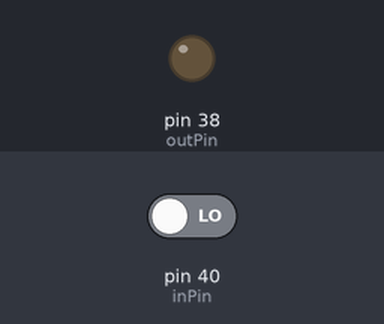
A program run on a simulated Raspberry Pi (header pin numbers). On the bench: output pins drawn as LEDs (lit = HIGH). The inputs (shaded band) are chosen by the test bench; at power-on: pin 40 (inPin) LOW.

Above: at 1.2 s.
1.3 s: pin 40 (inPin) driven HIGH
At 2.0 s:
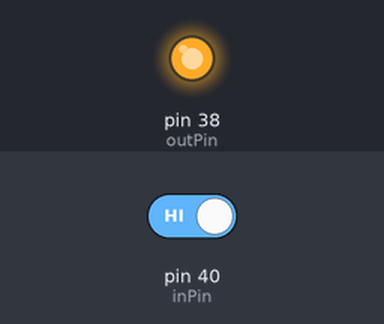
2.8 s: pin 40 (inPin) driven LOW
At 3.1 s:
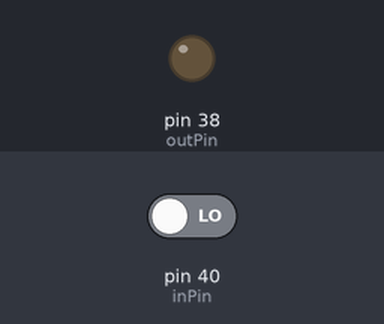
Timing chart, 0 to 5.8 s (numbered marks = the images above; inputs shaded):
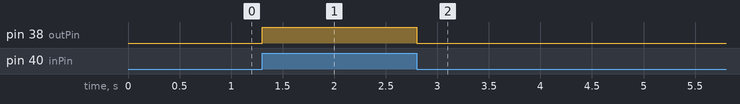

The program:

buttonLED.py
```python
from time import sleep
import RPi.GPIO as GPIO

delay=1
inPin=40
outPin=38
GPIO.setmode(GPIO.BOARD)
GPIO.setup(inPin,GPIO.IN)
GPIO.setup(outPin,GPIO.OUT)
try:
    while True:
         readVal=GPIO.input(inPin)
         if readVal==1:
                GPIO.output(outPin,1)
         if readVal==0:
            GPIO.output(outPin,0)
except KeyboardInterrupt:
         GPIO.cleanup()
         print('Successfully working')
```

Measured:
- after the input at 1.3 s, pin 38 (outPin): LOW → HIGH at once
- after the input at 2.8 s, pin 38 (outPin): HIGH → LOW at once
